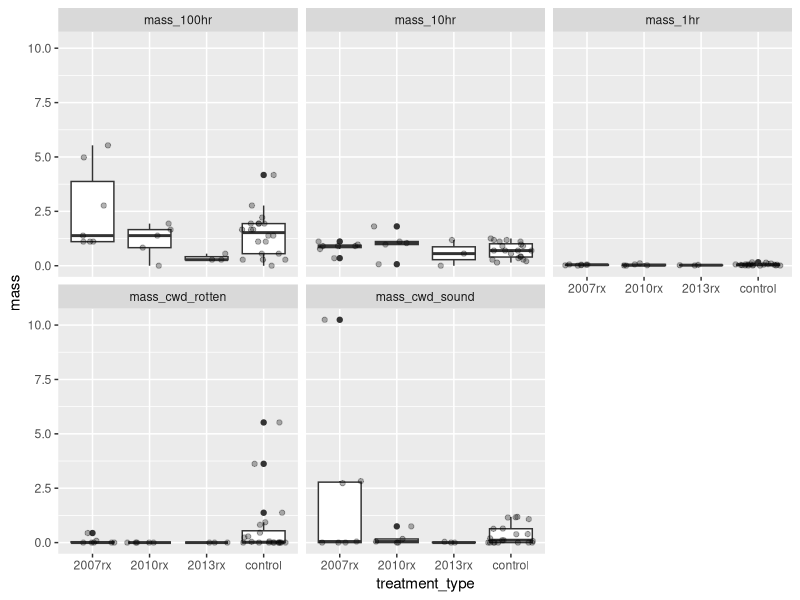

Write R code to recreate this figure.

library(tidyverse)
library(tibble)
library(dplyr)
library(ggplot2)
getwd()


Pre_SpringsFire_FUELS <- read_csv("Springs_Fire/data/raw/pre_springsfire_finefuels.csv")
Pre_SpringsFire_FUELS
SpringsFire_treatment <- read_csv("Springs_Fire/data/raw/springsfire_treatment.csv")

##Browns equations
                              # Sq diam        specific grav   angle corr fact   length of line (ft)
                              # 1 hr: 0.0151     0.48            1.13             2*3.28
                              # 10 hr: 0.289    0.48            1.13              2*3.28
                              # 100 hr: 2.76   0.40            1.13               4*3.28
                              # cwd sound       0.40            1.00              11.3*3.28
                              # cwd rotten      0.30            1.00              11.3*3.28
                              
                              #slope correction = (1+(presprings_fuelslope/100)^2)^(1/2)
                              #slopecorrection= (1+(Pre_SpringsFire_FUELS$slope_percent/100)^2)^(1/2) #QAQC on error in slope
                             
                              # convert sq cm to sq in: * 0.155
                    
                    PreSpringsFuels_Slope <- Pre_SpringsFire_FUELS  %>% 
                            mutate(slopecorrection = (1+(Pre_SpringsFire_FUELS$slope_percent/100)^2)^(1/2))
                          
                    #Create New data frame
                    prespringsfuels<-NULL
                    prespringsfuels<-as.data.frame(matrix(NA, ncol=6, nrow=nrow(PreSpringsFuels_Slope)))
                    colnames(prespringsfuels)<-c("plot_id","mass_1hr", "mass_10hr", "mass_100hr", "mass_cwd_sound", "mass_cwd_rotten")
                    
                    #run a forloop to apply the equations to each row in the data frame
                    for (i in 1:nrow(PreSpringsFuels_Slope)) {
                    	      
                      prespringsfuels[i,"plot_id"]<-PreSpringsFuels_Slope[i,"plot_id"]          
                      prespringsfuels[i,"mass_1hr"]<- ((11.64 * PreSpringsFuels_Slope[i,"count_x1h"] * 0.0151 * 	0.48 * 1.13 * PreSpringsFuels_Slope [i, "slopecorrection"])/ (2*3.28))                          
                      prespringsfuels[i,"mass_10hr"]<-((11.64 * PreSpringsFuels_Slope[i,"count_x10h"] * 0.289 * 	0.48 * 1.13 * PreSpringsFuels_Slope [i, "slopecorrection"]) / (2*3.28))                            
                      prespringsfuels[i,"mass_100hr"]<-((11.64 * PreSpringsFuels_Slope[i,"count_x100h"] * 2.76 * 	0.40 * 1.13 * PreSpringsFuels_Slope [i, "slopecorrection"]) / (4*3.28))           
                      prespringsfuels[i,"mass_cwd_sound"]<- ((11.64 * PreSpringsFuels_Slope[i,"sum_d2_1000s_cm2"] 	* 0.155 * 0.40 * PreSpringsFuels_Slope [i, "slopecorrection"]) / (11.3*3.28))           
                      prespringsfuels[i,"mass_cwd_rotten"]<-((11.64 * PreSpringsFuels_Slope[i,"sum_d2_1000r_cm2"] 	* 0.155 * 0.30 * PreSpringsFuels_Slope [i, "slopecorrection"]) / (11.3*3.28))    
                            
                    }      
                       prespringsfuels
                                       
                    ##Average each mass type per plot


#Equations aggregated per plot
                       
              prespringsfuels_complete<- prespringsfuels %>% 
                            group_by(plot_id) %>% 
                            summarise_all(list(mean))

#combine with treatment

                  #check first
                    summary(prespringsfuels_complete$plot_id)
                    summary(SpringsFire_treatment)
            
            prespringsfuels_complete_joined <- left_join(prespringsfuels_complete,SpringsFire_treatment,                                                     by = "plot_id")
            
          
#pivot longer

springsfuels_longer <- prespringsfuels_complete %>% 
  pivot_longer(cols = -plot_id, names_to = "fuel_size", values_to= "mass")

prespringsfuels_complete_joined <- left_join(springsfuels_longer,SpringsFire_treatment,                                                     by = "plot_id")

                        
#plot
     
            
            ggplot(data=prespringsfuels_complete_joined, mapping = aes(x=treatment_type, y=mass))+
              geom_boxplot()+
              geom_jitter(alpha = 0.3)+
              facet_wrap(~ fuel_size)

           
                